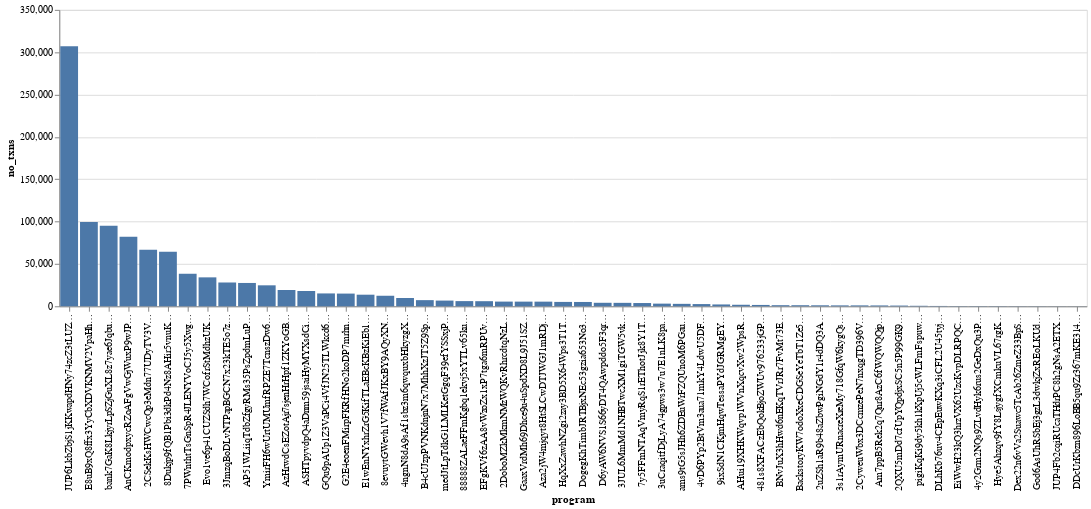

The notebook cell saved with this chart:
### Code cell
(
    alt.Chart(chart_data1).mark_bar().encode(
            alt.X('program:N', sort='-y'),
            y="no_txns:Q"
        )
)

### Figure 1 — Vega-Lite specification as saved in the notebook (floating-point values rounded to 4 significant figures)
{"config": {"view": {"continuousWidth": 300, "continuousHeight": 300}}, "data": {"name": "data-ba7ee245ac7b6062be494ef000af62fb"}, "mark": {"type": "bar"}, "encoding": {"x": {"field": "program", "sort": "-y", "type": "nominal"}, "y": {"field": "no_txns", "type": "quantitative"}}, "$schema": "https://vega.github.io/schema/vega-lite/v5.20.1.json", "datasets": {"data-ba7ee245ac7b6062be494ef000af62fb": [{"program": "ams9tG5sJHh6ZDEuWrFZQUnoM6PGau5sMiMnomKBwui", "no_txns": 2881, "rev_sum": 17.52, "tips_sum": 15.75}, {"program": "bank7GaK8LkjyrLpSZjGuXL8z7yae6JqbunEEnU9FS4", "no_txns": 95013, "rev_sum": 1339.0, "tips_sum": 25.42}, {"program": "4vD6PYp2BtVm3aua71mkY4LdwU5DFh829voCzjEf1H4D", "no_txns": 2603, "rev_sum": 592.8, "tips_sum": 29.44}, {"program": "B4cUJzpPVNKdnjnN7x7MhhXzJT5Z9SpteFp3JK3Y7bow", "no_txns": 7250, "rev_sum": 111.8, "tips_sum": 36.8}, {"program": "3uCraqitfDjLyA74gpws3w7u7E1nLK8paPhqhQHGjJH8", "no_txns": 3129, "rev_sum": 40.44, "tips_sum": 38.31}, {"program": "God6AsUhRSbEj3gzL3dwkjZxREoLKUdd7DKRRnsj1Ygz", "no_txns": 179, "rev_sum": 12.62, "tips_sum": 12.22}, {"program": "E1wEnNYxhrZrG5KifTLaEBcKBzKiEb1bCQL9kCJHFCL1", "no_txns": 13680, "rev_sum": 193.5, "tips_sum": 20.75}, {"program": "GQu9pAUp1Z3VaPCi4VfJN25TLWkcd6JyxAajkJdTtVkv", "no_txns": 15174, "rev_sum": 104.8, "tips_sum": 18.5}, {"program": "DLhKb76uv4CEpEuwKXq3iCFL2U45tyji3AcRkb6z2H2y", "no_txns": 392, "rev_sum": 7.216, "tips_sum": 0.6597}, {"program": "EiWwH23kQ3hrzVX62UzcKvpDLRPQCM8bxbqzCpUYf5Cg", "no_txns": 258, "rev_sum": 0.9552, "tips_sum": 0.8526}, {"program": "2QXU5mDd7cfUpYQpdjxSC5n5P99GK9ExyxfNzAt1gTcV", "no_txns": 838, "rev_sum": 15.35, "tips_sum": 0.7685}, {"program": "JUP6LkbZbjS1jKKwapdHNy74zcZ3tLUZoi5QNyVTaV4", "no_txns": 307030, "rev_sum": 9625.0, "tips_sum": 1740.0}, {"program": "3JUL6MmMd1NHBTwcXM1giTGW5vkm3wAzioEN2jHJUYQg", "no_txns": 4056, "rev_sum": 140.5, "tips_sum": 97.66}, {"program": "GaaxVrdMh69Dhce9u4uSpdXD8L9J51SZ4x8vQywR6d7s", "no_txns": 5497, "rev_sum": 423.4, "tips_sum": 380.1}, {"program": "D6yAW6NVS1S66yDT4QAwpddo5F3qrHzuHJyLwr8177P1", "no_txns": 4129, "rev_sum": 85.13, "tips_sum": 13.05}, {"program": "DDcUrKbzn896LoBB5qu9Zr367mKE314f7vXBPT1V6ssM", "no_txns": 109, "rev_sum": 0.3102, "tips_sum": 0.1394}, {"program": "EFgKVf6zAA8vWzoZx1xP7tga6mRPUvuNhawk5Jf6yg5E", "no_txns": 6009, "rev_sum": 71.33, "tips_sum": 9.469}, {"program": "JUP4Fb2cqiRUcaTHdrPC8h2gNsA2ETXiPDD33WcGuJB", "no_txns": 126, "rev_sum": 0.648, "tips_sum": 0.0}, {"program": "DogegKhTimbJRTBjxNEc53gzia653No32BPHRq8PxoBB", "no_txns": 5095, "rev_sum": 113.4, "tips_sum": 8.588}, {"program": "2uZSh1aR9b48aZbwPgiNGdY1r4dDQ3A6y7jYxNJ4PLg8", "no_txns": 1161, "rev_sum": 12.82, "tips_sum": 0.0}, {"program": "BNvJuX3hHwd6nEKqTVrJRr7FvMt73EvitPzgVxtJxfiP", "no_txns": 1282, "rev_sum": 32.57, "tips_sum": 0.00459}, {"program": "AP51WLiiqTdbZfgyRMs35PsZpdmLuPDdHYmrB23pEtMU", "no_txns": 27538, "rev_sum": 161.5, "tips_sum": 2.043}, {"program": "pigiKqKi9dy5kh1kXpUj5cWLFmFspuwTr9JTjWqGM2a", "no_txns": 577, "rev_sum": 1.919, "tips_sum": 0.06316}, {"program": "8evuytGWevh1V7fWAfJKxBY9AQyXNm6tsNjPMe3iCoWY", "no_txns": 12427, "rev_sum": 227.5, "tips_sum": 27.27}, {"program": "9ixSdN1CKjmHqwTessaPYdJGRMgEYCaL34oXyNjYK2mw", "no_txns": 2160, "rev_sum": 26.06, "tips_sum": 1.279}, {"program": "2DoboMZkMkmNMzWQKvRhrcdtqNzLFS2LQhEo813xvcYD", "no_txns": 5530, "rev_sum": 289.1, "tips_sum": 90.9}, {"program": "Hye5Ahzqv9fY8LsjygfXCmkuVL67rgKRNzqZSEhpwXUf", "no_txns": 249, "rev_sum": 7.303, "tips_sum": 0.0158}, {"program": "BackstoryKW7odoXxeCDGSeYeTbT1Ze55pW9X4PNNGcV", "no_txns": 1249, "rev_sum": 64.58, "tips_sum": 49.8}, {"program": "YmirFH6wUrtUMUmfRPZE7TcnszDw689YNWYrMgyB55N", "no_txns": 24751, "rev_sum": 500.3, "tips_sum": 262.1}, {"program": "3JmzqBoDLvNTPapBGCN7x23kTE5o7zkQ2fQhuyU3j9x6", "no_txns": 28090, "rev_sum": 2493.0, "tips_sum": 153.1}, {"program": "7PWnthtTsGnSpR4JLENYVoCJ5y5XwgELVbqgp6TkAFaH", "no_txns": 38406, "rev_sum": 2241.0, "tips_sum": 0.0}, {"program": "medJtLpTdkG1LMLKetGgqF39efYSSxjP7FBFUTzf4LE", "no_txns": 6725, "rev_sum": 129.8, "tips_sum": 65.27}, {"program": "88888ZALaeFFmKgbq1ekvj5xYTLv65ku65k4NBvmwCy1", "no_txns": 6108, "rev_sum": 67.2, "tips_sum": 44.67}, {"program": "AHui19XHKWqvp1WVnXqcvXw2WpsRmkpLHjpV6baBrn1K", "no_txns": 1797, "rev_sum": 13.36, "tips_sum": 11.54}, {"program": "HqXxZawhNZgi2zay3BD5X64Wps3T1TC71cc75J5MsJCX", "no_txns": 5160, "rev_sum": 87.1, "tips_sum": 7.781}, {"program": "Aza2jW4mjqyt8HtSLCwDTJWGJ1mRDjMQTQoiNTH6E32r", "no_txns": 5474, "rev_sum": 30.69, "tips_sum": 0.4861}, {"program": "Am7ppB5Rek2q7Qnr8AzC6fWQWQQjpMuP35bMRHdyfsqo", "no_txns": 993, "rev_sum": 34.52, "tips_sum": 0.8469}, {"program": "Dex22n6vVa2Suawc5TcAb26ZmeZ33BpS3xWAKDvWkvQk", "no_txns": 192, "rev_sum": 1.996, "tips_sum": 0.0}, {"program": "4ngnN8dA9sAf1sbz3m6qwquxbHkyzgXVpeTYcxKPtZuf", "no_txns": 9789, "rev_sum": 39.24, "tips_sum": 4.586}, {"program": "AnCKmodpxycRZoAFgVwGjWuxP9wJPamghfvUw1fwKdpK", "no_txns": 82148, "rev_sum": 545.7, "tips_sum": 9.622}, {"program": "E8uB9xQ8ffx3YyCbXDVKNMV2VpaHhgU8edCKi1ASDUTq", "no_txns": 99443, "rev_sum": 3174.0, "tips_sum": 1154.0}, {"program": "4y2Grm2NQs9ZLvdHyk6rus2GeDxQu3PCdqd491JhXSLX", "no_txns": 255, "rev_sum": 1.446, "tips_sum": 0.1358}, {"program": "AzHrwdCsEZotAjr7sjenHrHpf1ZKYoGBP6N7HVhEsyen", "no_txns": 19228, "rev_sum": 244.4, "tips_sum": 1.495}, {"program": "Evo1ve6p41CUZSdh7WCofrStMdhzUKAVcjWDNhet9Nkp", "no_txns": 34151, "rev_sum": 909.5, "tips_sum": 106.0}, {"program": "8Dukjp9fQB1Pbi3dkPd4Nz8AHir5vnuKXCyrYzzQDor", "no_txns": 64362, "rev_sum": 1369.0, "tips_sum": 334.2}, {"program": "7y5FFmNTAqVmyRqS1rEThotJjk8Y1TpUY1CLyd1DNrUZ", "no_txns": 3832, "rev_sum": 31.33, "tips_sum": 3.777}, {"program": "3s1rAymURnacreXreMy718GfqW6kygQsLNka1xDyW8pC", "no_txns": 1065, "rev_sum": 7.358, "tips_sum": 0.8013}, {"program": "G2E4eoenFMirpFKRfHNo2koDP7mrhnNWVwxyHASSpjQD", "no_txns": 14989, "rev_sum": 249.1, "tips_sum": 71.38}, {"program": "ASHTpyvdpQ4aDnm59jsaiHyMYXsdCiTKE8Q7DPVQ2UV", "no_txns": 18030, "rev_sum": 263.6, "tips_sum": 180.6}, {"program": "481s8XFACzEbQokBjoZWUv976233jGP9k6SzN2Lu8fLt", "no_txns": 1582, "rev_sum": 18.81, "tips_sum": 2.187}, {"program": "2CyweuWbx3DCcmzePeN7nxqgTD396VuEC2UW2ZjKHbb2", "no_txns": 1058, "rev_sum": 17.64, "tips_sum": 6.248}, {"program": "2CSekKsHWCwcQp3eMdn77UDyTV3VLmsr1idFaSSExn2V", "no_txns": 66704, "rev_sum": 800.3, "tips_sum": 101.2}]}}
